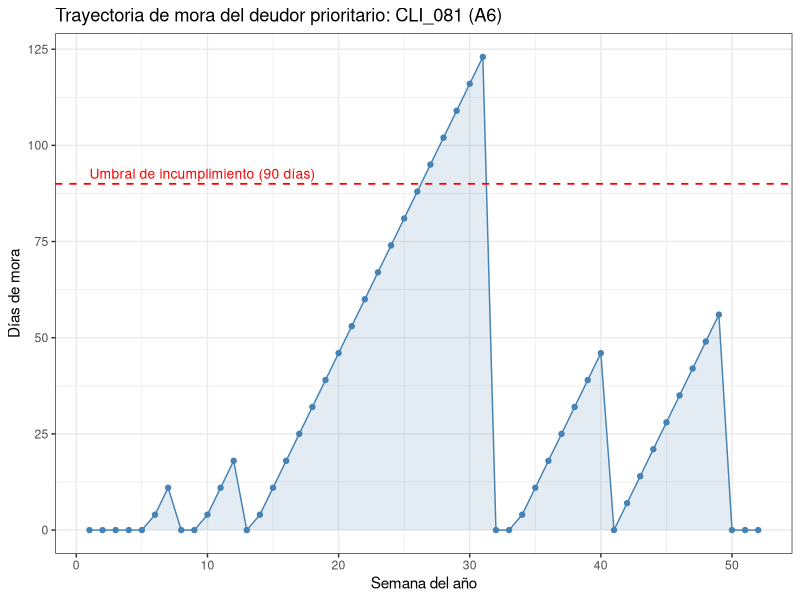
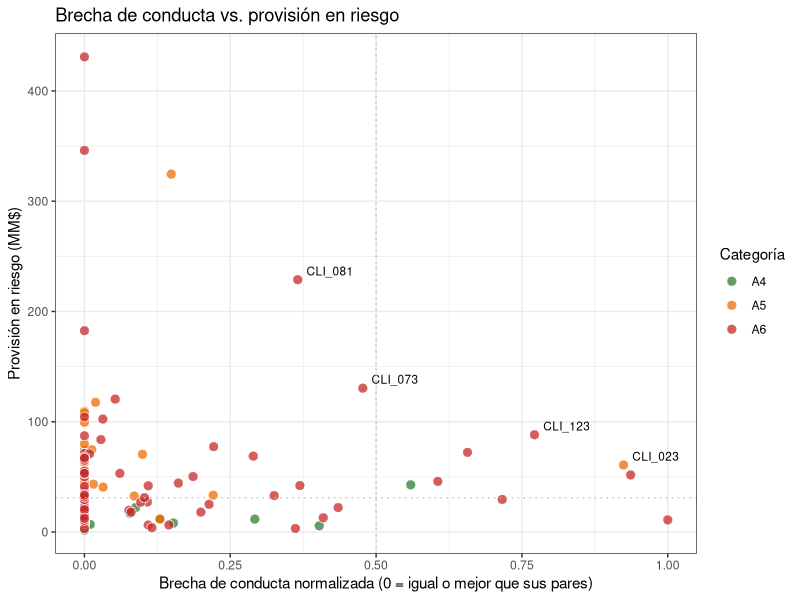
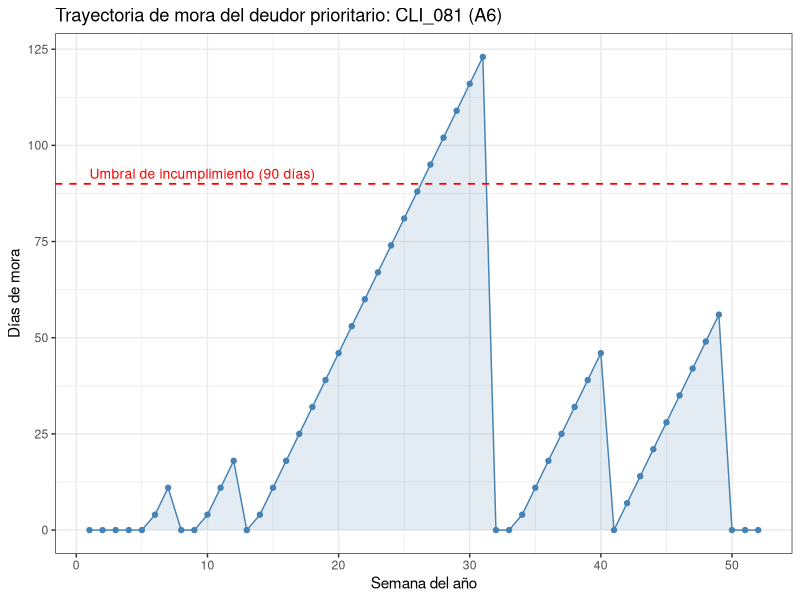
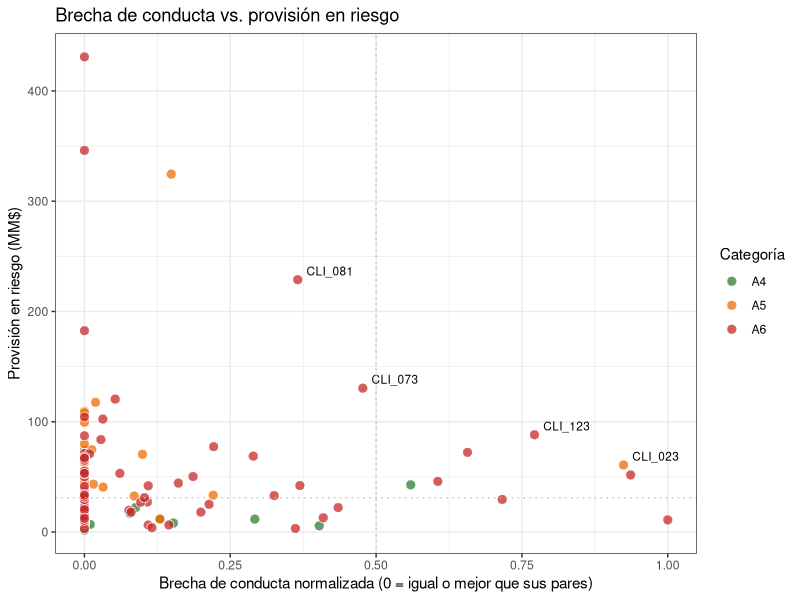

Reproduce these figures in R, in order. (Note: this script raises an error after producing the figures.)

# ===============================================================================
# UNIVERSIDAD DE CHILE - FACULTAD DE ECONOMÍA Y NEGOCIOS
# Diploma en Ciencia de Datos para las Finanzas
# Módulo: Finanzas en R - Profesor Sebastian Egaña

# PROYECTO FINAL
# Autor: Felipe Zúñiga
# Octubre 2026
# ===============================================================================

# MODELO DE FOCALIZACIÓN DE REVISIÓN PARA CARTERA COMERCIAL MAYORISTA A4-A6

# Construye una fila de espera priorizada de revisión para una cartera de 137
# deudores comerciales evaluados individualmente, a partir de su comportamiento
# de pago histórico y del impacto en provisiones de una eventual migración de
# categoría.

# -------------------------------------------------------------------------------
# 1. PROBLEMA QUE RESUELVE
# -------------------------------------------------------------------------------
# En banca mayorista el seguimiento de riesgo se realiza cliente por cliente. El
# analista dispone de tiempo limitado y de una cartera que excede su capacidad de
# revisión exhaustiva, por lo que debe decidir a quién mirar primero.

# La clasificación normativa ya incorpora el riesgo de cada deudor, pero dentro de
# un mismo tramo conviven comportamientos de pago muy distintos. Un deudor A4 que
# se comporta como un A6 constituye una inconsistencia entre conducta observada y
# categoría vigente, y es ese caso el que conviene revisar primero.

# El foco se restringe a A4-A6: en A1-A3 el riesgo no obedece principalmente a
# comportamiento de pago, mientras que en cartera subestándar (B) y en
# incumplimiento (C) el deudor ya está bajo seguimiento intensivo y la provisión
# ya recoge el deterioro. A4-A6 es la zona de frontera, donde cada escalón de
# migración tiene un costo material.

# EL MODELO NO RECLASIFICA. ORDENA.
# La decisión de reclasificar sigue siendo del analista.

# El insumo principal es un informe semanal de mora que hoy se recibe cada lunes
# con corte al viernes anterior, por semana y no acumulado. Al no almacenarse, la
# trayectoria se pierde. Este programa reconstruye esa serie histórica, que hoy no
# existe en el proceso.

# -------------------------------------------------------------------------------
# 2. DATOS SINTÉTICOS (declaración explícita)
# -------------------------------------------------------------------------------
# Por confidencialidad, la totalidad de los datos es ficticia y generada por
# simulación con semilla fija, lo que garantiza reproducibilidad. No se utiliza información
# real de clientes.

# Las probabilidades de pago semanal fueron calibradas por simulación de modo que
# la frecuencia de deudores que alcanzan 90 días de mora se aproxime a las
# probabilidades de incumplimiento normativas de cada categoría (A4: 2,00%;
# A5: 4,75%; A6: 10,00%). El comportamiento no fue inventado: se ajustó contra la
# norma.

# Verificación de la calibración: la configuración final del generador -que
# incorpora el desfase del vencimiento respecto del cierre de mes y la dispersión
# de probabilidades entre deudores de una misma categoría- produce PI observadas
# de 2,53%, 5,80% y 12,57% para A4, A5 y A6 respectivamente. El sesgo al alza es
# del orden del 25% en las tres categorías y responde a la convexidad de la
# relación entre probabilidad semanal de pago y probabilidad anual de alcanzar
# 90 días de mora. Al ser un sesgo de escala aproximadamente uniforme, preserva el
# ordenamiento relativo entre categorías, que es lo que el modelo utiliza.

# -------------------------------------------------------------------------------
# 3. LÓGICA DEL MODELO
# -------------------------------------------------------------------------------
#     Prioridad = brecha de conducta (0 a 1) x provisión en riesgo (MM$)

#   - Brecha de conducta: residuo de una regresión que explica el comportamiento
#     de pago observado a partir de la categoría vigente. Un residuo positivo
#     indica que el deudor se comporta peor que sus pares de igual clasificación.
#     Los residuos negativos se truncan en cero: comportarse mejor que lo esperado
#     no es motivo de revisión.

#   - Provisión en riesgo: diferencia entre la provisión constituida bajo la
#     categoría vigente y la que correspondería ante una migración de un escalón,
#     según la tabla de pérdida esperada del Capítulo B-1 del Compendio de Normas
#     Contables (PE = PI x PDI).

# Al multiplicar un factor entre 0 y 1 por un monto en pesos, el resultado se
# mantiene en pesos y se lee como: de la provisión que este deudor tiene en
# riesgo, qué parte está respaldada por una conducta anómala.

# ADVERTENCIA DE INTERPRETACIÓN: el índice de prioridad ordena, no cuantifica. No
# es una provisión esperada, porque la brecha no es una probabilidad de migración.
# Estimar esa probabilidad requeriría un modelo predictivo, expresamente fuera del
# alcance de este trabajo.

# -------------------------------------------------------------------------------
# 4. RESULTADOS DE APRENDIZAJE CUBIERTOS (5 de 6)
# -------------------------------------------------------------------------------
#   RA1  Contexto de R en el ecosistema ....... sección 5 de este encabezado
#   RA2  Objetos y tratamiento de datos ............ celdas 2 a 6
#   RA3  Operaciones matemáticas en finanzas ....... celda 7
#   RA4  Herramientas estadísticas ................. celda 8
#   RA5  Econometría básica ........................ celda 8

# -------------------------------------------------------------------------------
# 5. POR QUÉ R Y NO UNA PLANILLA (RA1)
# -------------------------------------------------------------------------------
#   - Simulación reproducible: 137 series de 52 semanas (7.124 observaciones)
#     generadas con semilla fija. En planilla exigiría igual número de celdas con
#     fórmulas volátiles, sin trazabilidad.
#   - Calibración iterativa: ajustar las probabilidades contra las PI normativas
#     requirió correr decenas de miles de simulaciones por cada valor candidato.
#     Inviable en planilla.
#   - Econometría integrada: lm() entrega coeficientes, significancia y
#     residuos sobre la misma base, sin exportar ni pegar entre herramientas.
#   - Parametrización: cambiar el tamaño de la cartera, el umbral de
#     incumplimiento o los pesos de cronicidad es modificar una línea y volver a
#     ejecutar.
#   - Auditabilidad: el proceso completo queda en un archivo de texto legible y
#     versionable. Las decisiones de modelamiento son explícitas, no están
#     escondidas dentro de celdas.

# R reúne en un mismo entorno la simulación, el manejo de datos, la econometría
# (nativa, sin librerías adicionales) y la salida a Excel, que es el formato en
# que el resultado se consume operativamente. Las dependencias quedan fijadas
# con renv, de modo que cualquier persona puede reproducir el resultado exacto.

# -------------------------------------------------------------------------------
# 6. PRINCIPALES RESULTADOS
# -------------------------------------------------------------------------------
#   - Cartera simulada: 137 deudores, 138.531 MM$ de exposición
#   - Provisión constituida: 9.722 MM$ | Provisión en riesgo: 6.489 MM$
#   - 8 deudores A4/A5 con EEFF desactualizados (5.040 MM$ de exposición):
#     incumplen el techo normativo A6 por control administrativo, sin necesidad
#     de análisis de riesgo
#   - Regresión conducta ~ categoría: R2 = 0,102 (p < 0,001). La relación es
#     significativa y va en el sentido esperado (peor categoría, peor conducta),
#     pero la categoría vigente explica apenas el 10,2% de la variación en
#     comportamiento de pago; el 89,8% restante ocurre DENTRO de las categorías.
#     Este resultado no es una debilidad del modelo: es su justificación. Si la
#     clasificación explicara la conducta, bastaría con revisar en orden de
#     categoría.
#   - Comparación contra el criterio actual: de los 5 deudores con mayor provisión
#     en riesgo (criterio de tamaño), 3 presentan brecha de conducta nula. Bajo el
#     criterio vigente serían de las primeras carpetas abiertas sin que exista
#     señal que lo justifique.

# -------------------------------------------------------------------------------
# 7. SUPUESTOS Y LIMITACIONES
# -------------------------------------------------------------------------------
#   Sobre la simulación
#   - Vencimiento mensual aproximado a 4 semanas: genera 13 ciclos al año en vez
#     de 12.
#   - Vencimiento situado en la primera quincena, desfasado del cierre de mes,
#     replicando el calendario habitual de la cartera.
#   - Pago total o nulo: no se modelan abonos parciales, que en la práctica
#     reducen la mora sin llevarla a cero.
#   - La dispersión introducida en las probabilidades de pago sesga al alza la
#     frecuencia de incumplimientos, por la no linealidad entre probabilidad
#     semanal de pago y probabilidad anual de alcanzar 90 días.
#   - No se consideran garantías: la exposición se toma íntegra como afecta a
#     provisiones (EAP), lo que sobreestima la provisión en riesgo de deudores
#     con cobertura real.

#   Sobre los datos
#   - La observación semanal solo captura la mora vigente cada viernes. Un deudor
#     que entra y regulariza entre dos cortes resulta invisible.
#   - Los estados de cierre mensual se derivan de la serie semanal y no se generan
#     de forma independiente, para evitar inconsistencias entre ambas fuentes.

#   Sobre el modelo
#   - Con 137 observaciones y solo tres categorías, la regresión tiene poca
#     variación en la variable explicativa. Es una restricción del universo, no
#     del método: la banca mayorista tiene pocos deudores por definición. La
#     extensión a las seis categorías de cartera normal (calibrando A1: 0,520;
#     A2: 0,500; A3: 0,455 contra sus respectivas PI) es directa y queda
#     propuesta como continuación.
#   - Los resultados dependen de la semilla: otra semilla produce otra cartera
#     simulada y, por lo tanto, otras cifras en la sección 6.
#   - La normalización de la brecha es relativa al máximo de la cartera vigente,
#     por lo que los puntajes no son comparables entre períodos distintos.
#   - Los umbrales de la columna de justificación son criterio experto, no
#     estimaciones.

# -------------------------------------------------------------------------------
# 8. SALIDAS
# -------------------------------------------------------------------------------
#   Archivos generados en el directorio de trabajo:
#       resultado_focalizacion.xlsx
#           Hoja "Fila de espera" : 137 deudores ordenados por índice de
#                                   prioridad, con columna de justificación
#           Hoja "Control EEFF"   : deudores A4/A5 con estados financieros
#                                   vencidos
#       grafico1_trayectoria.png  : trayectoria de mora del deudor prioritario
#       grafico2_dispersion.png   : brecha de conducta vs. provisión en riesgo

# ===============================================================================
# PRINCIPIOS DE DISEÑO APLICADOS
#   "Explícito es mejor que implícito"  -> todos los parámetros están declarados
#      con nombre en la celda 2; no hay constantes numéricas dentro de la lógica.
#   "Simple es mejor que complejo"      -> dos indicadores de comportamiento en
#      lugar de un score multivariado difícil de auditar.
#   "La legibilidad cuenta"             -> nombres de columnas autoexplicativos.
#   "Los casos especiales no son tan especiales como para quebrantar las reglas"
#      -> el control de EEFF opera como regla normativa separada, no como un
#      término más dentro del puntaje.
# ===============================================================================

# %%

#%% CELDA 1 - LIBRERÍAS
library(ggplot2)
library(writexl)

#%% CELDA 2 - PARÁMETROS
# =============================================================================
# Todos los supuestos del modelo viven acá. Para probar otro escenario basta
# modificar esta celda y volver a ejecutar el archivo completo.
# =============================================================================

# --- Reproducibilidad ---
set.seed(42)

# --- Salidas ---
# Ruta relativa a la raíz del proyecto (Proyecto Final R/), que es el
# directorio de trabajo en el que renv queda activo.
carpeta_salida <- "Entrega 02"

# --- Horizonte de simulación ---
semanas <- 52                    # un año de cortes semanales (viernes)
meses <- 12                      # un año de cierres mensuales
cada_cuantas_vence <- 4          # vencimiento mensual aproximado a 4 semanas
semana_del_vencimiento <- 2      # vence a mitad de mes, desfasado del cierre
dias_por_semana <- 7             # incremento del contador entre dos viernes
dias_incumplimiento <- 90        # umbral normativo de cartera en incumplimiento

# --- Comportamiento de pago por categoría ---
# Probabilidad de REGULARIZAR en una semana dada, estando ya en mora.
# No es la probabilidad de pagar en general: un A4 pasa la mayor parte del año
# en cero y solo cuando cae tarda en salir.
# Calibrada por simulación contra las PI del Capítulo B-1 (ver encabezado).
prob_por_categoria <- c(A4 = 0.355, A5 = 0.310, A6 = 0.262)
dispersion_prob <- 0.035         # dentro de una categoría no todos se comportan igual
prob_minima <- 0.05              # cotas de seguridad: una probabilidad
prob_maxima <- 0.95              # nunca puede salir de [0, 1]

# Calibración extendida, no usada en el modelo base (ver encabezado, sección 7):
# A1: 0.520 | A2: 0.500 | A3: 0.455

# --- Composición de la cartera ---
conteo_cartera <- c(A4 = 11, A5 = 46, A6 = 80)
mediana_exposicion <- 600        # millones de pesos
sigma_exposicion <- 0.9          # dispersión; genera la cola larga a la derecha
prop_eeff_vencidos <- 0.15       # 15% de la cartera con EEFF desactualizados
sectores <- c("Comercio", "Construcción", "Industria", "Agro",
            "Servicios", "Transporte")

# --- Ponderación de la cronicidad ---
gravedad <- c(O = 0, I = 1, V = 3)   # V pesa como tres impagos (criterio experto)
peso_mes_antiguo <- 0.5                # el mes más viejo pesa la mitad
peso_mes_reciente <- 1.5               # el más reciente, una vez y media

# --- Pérdida esperada = PI x PDI (Capítulo B-1, método estándar CMF) ---
pe_por_categoria <- c(
    A4 = 0.017500,   # 2,00%  x 87,5%
    A5 = 0.042750,   # 4,75%  x 90,0%
    A6 = 0.090000,   # 10,00% x 90,0%
    B1 = 0.138750   # 15,00% x 92,5%  (destino de migración de un A6)
)

# A qué categoría migra cada deudor si baja un escalón
migracion <- c(A4 = "A5", A5 = "A6", A6 = "B1")

# --- Umbrales de la columna de justificación (criterio experto) ---
umbral_severidad <- 30           # días de mora en el último corte
umbral_cronicidad <- 8           # puntaje ponderado de cierres mensuales
umbral_residuo <- 1              # desviación respecto de los pares

#%% CELDA 3 - PARTE 1.1: SERIE SEMANAL DE MORA
# =============================================================================
# Simula, para cada deudor, 52 cortes de viernes con días de mora.
#
# Mecánica del contador (diente de sierra):
#   - vale 0 mientras no exista cuota vencida impaga
#   - se activa al vencer una cuota que no se paga
#   - entre viernes consecutivos sube exactamente +7 si no hubo abono
#   - vuelve a 0 al pagar, y sigue en 0 hasta el próximo vencimiento
# El cero es el estado NORMAL, no el estado bueno.
# =============================================================================

# La cartera se arma repitiendo cada categoría según su conteo
categorias <- c()
for (categoria in names(conteo_cartera)) {
    categorias <- c(categorias, rep(categoria, conteo_cartera[[categoria]]))
}

todas_las_series <- list()            # nombre del deudor -> su serie de 52 semanas
categoria_por_cliente <- character()  # nombre del deudor -> su categoría vigente

for (i in seq_along(categorias)) {
    categoria <- categorias[i]
    nombre <- sprintf("CLI_%03d", i)   # CLI_001, CLI_002, ... CLI_137

    # Cada deudor recibe una probabilidad propia alrededor de la calibrada
    # para su categoría. Sin esta dispersión todos se comportarían igual y
    # el modelo no tendría anomalías que detectar.
    prob_pago <- rnorm(1, prob_por_categoria[[categoria]], sd = dispersion_prob)
    prob_pago <- min(max(prob_pago, prob_minima), prob_maxima)

    mora <- 0         # contador de días; parte al día
    serie <- c()      # acumula los 52 valores de este deudor

    for (semana in seq_len(semanas)) {

        # Moneda cargada: sale TRUE con probabilidad prob_pago
        pago <- rbinom(1, size = 1, prob = prob_pago) == 1

        if (mora > 0) {                         # CASO A: venía en mora
            if (pago) {
                mora <- 0                       # regularizó: el contador se reinicia
            } else {
                mora <- mora + dias_por_semana  # nadie abonó: pasaron 7 días
            }
        } else {                                # CASO B: venía al día
            # El módulo convierte el contador de semanas en un evento
            # periódico: es verdadero en las semanas 2, 6, 10, 14...
            vence <- (semana %% cada_cuantas_vence == semana_del_vencimiento)
            if (vence && !pago) {
                # Arranca entre 1 y 7 días según el día en que cayó el
                # vencimiento dentro de la semana (sample toma uno de 1:7)
                mora <- sample(1:dias_por_semana, 1)
            }
        }

        serie <- c(serie, mora)
    }   # fin loop semanas

    todas_las_series[[nombre]] <- serie
    categoria_por_cliente[[nombre]] <- categoria
}   # fin loop deudores
# Cada elemento de la lista se convierte en una columna: 52 filas x 137 columnas
base_mora <- as.data.frame(todas_las_series)

#%% CELDA 4 - PARTE 1.2: ESTADO DE CIERRE MENSUAL (O / I / V)
# =============================================================================
# Traduce la serie semanal a los 12 estados de cierre de mes.
#
# Se derivan de la serie semanal y no se generan aparte: en el sistema de
# origen ambos informes salen de la misma cartera, así que sortearlos por
# separado produciría contradicciones (un cierre "O" en un mes con 30 días
# de mora en la serie).
# =============================================================================

# Glosario de los estados, ordenados por gravedad creciente
estados_def <- c(O = "Operativo", I = "Impago", V = "Vencido")

estados <- list()

for (cada_cliente in names(base_mora)) {

    lista_estados <- c()

    for (mes in seq_len(meses)) {

        # El cierre de cada mes cae en la última semana del bloque
        semana_cierre <- mes * cada_cuantas_vence
        mora_cierre <- base_mora[semana_cierre, cada_cliente]

        # El orden de las preguntas importa: la más específica va primero.
        # Si se preguntara por "mayor que cero" antes que por el umbral de
        # incumplimiento, ningún caso llegaría a clasificarse como "V".
        if (mora_cierre == 0) {
            estado <- "O"
        } else if (mora_cierre >= dias_incumplimiento) {
            estado <- "V"
        } else {
            estado <- "I"
        } 
        lista_estados <- c(lista_estados, estado)
    }
    # Se guarda al terminar los 12 meses, no dentro del loop mensual
    estados[[cada_cliente]] <- lista_estados
}
base_estado <- as.data.frame(estados)

#%% CELDA 5 - PARTE 1.3: CARTERA BASE
# =============================================================================
# Atributos de cada deudor. A diferencia de las dos tablas anteriores, esta
# no tiene dimensión temporal: es una foto.
# =============================================================================

n_clientes <- length(categorias)

base_clientes <- data.frame(
    Categoria = categorias,

    # Sorteo simple entre los sectores definidos
    Sector = sample(sectores, n_clientes, replace = TRUE),

    # Lognormal y no normal: reproduce la concentración típica de una cartera
    # mayorista, donde unos pocos deudores acumulan buena parte de la
    # exposición. Es esa asimetría la que hace que ponderar por provisión en
    # riesgo cambie efectivamente el orden de la fila de espera.
    Exposicion = round(rlnorm(n_clientes, meanlog = log(mediana_exposicion),

                              sdlog = sigma_exposicion), 0),
    # Comparar un aleatorio contra un umbral produce el porcentaje buscado
    EEFF_vigentes = runif(n_clientes) > prop_eeff_vencidos,
    row.names = names(base_mora)
)

#%% CELDA 6 - PARTE 2: INDICADORES DE COMPORTAMIENTO
# =============================================================================
# Dos indicadores, no diez. Con 137 deudores un score de muchas variables es
# imposible de auditar y nadie confía en él. La correlación entre ambos es
# baja (0,23), de modo que no son redundantes: miden cosas distintas.
# =============================================================================

# --- Severidad: qué tan profunda es la mora HOY ---
severidad <- unlist(base_mora[semanas, ])      # fila 52 = último corte disponible

# --- Cronicidad: qué tan repetitivo es el problema ---
# Las letras no se pueden sumar, así que primero se traducen a números:
# cada estado O / I / V se reemplaza por su peso en el vector gravedad.
base_num <- sapply(base_estado, function(columna) unname(gravedad[columna]))

# Tres tropiezos recientes no son lo mismo que tres de hace un año.
# Los pesos se reparten parejo entre 0,5 y 1,5; el promedio es 1,
# así que la ponderación no distorsiona la escala.
pesos <- seq(peso_mes_antiguo, peso_mes_reciente, length.out = meses)

# Cada FILA (mes) se multiplica por su peso; colSums() suma hacia abajo
# y deja un número por deudor.
cronicidad <- colSums(pesos * base_num)

indicadores <- data.frame(
    Severidad = severidad,
    Cronicidad = cronicidad
)


#%% CELDA 7 - PARTE 3: PROVISIONES (CAPÍTULO B-1)
# =============================================================================
# Cuantifica el costo en pesos de una eventual migración de un escalón.
# =============================================================================

# Indexar un vector con nombres traduce cada categoría a su pérdida esperada
base_clientes$PE_actual <- unname(pe_por_categoria[base_clientes$Categoria])
base_clientes$Provision_actual <- base_clientes$Exposicion * base_clientes$PE_actual

# Dos traducciones encadenadas: primero a qué categoría migra, y recién con
# esa categoría en mano se busca su pérdida esperada.
base_clientes$Categoria_migrada <- unname(migracion[base_clientes$Categoria])
base_clientes$PE_migrada <- unname(pe_por_categoria[base_clientes$Categoria_migrada])
base_clientes$Provision_migrada <-  base_clientes$Exposicion * base_clientes$PE_migrada

# Provisión en riesgo: cuántos millones adicionales habría que constituir
base_clientes$Provision_riesgo <- base_clientes$Provision_migrada -
                                  base_clientes$Provision_actual

#%% CELDA 8 - PARTE 4: ESTADÍSTICA Y REGRESIÓN
# =============================================================================
# La regresión explica la CONDUCTA a partir de la CATEGORÍA, y no al revés.
# Así el valor ajustado es "cuánta mora se espera de un deudor de esta
# clasificación", y el residuo mide cuánto se aparta de sus propios pares.
# La comparación contra pares de igual categoría queda incorporada en la
# regresión misma.
#
# El modelo es descriptivo, no predictivo: caracteriza la relación existente
# en la cartera observada, no anticipa eventos futuros.
# =============================================================================

# Ambas tablas usan los códigos de deudor como nombres de fila y en el mismo
# orden; se verifica antes de pegarlas columna a columna.
stopifnot(identical(rownames(base_clientes), rownames(indicadores)))
datos <- cbind(base_clientes, indicadores)
datos$Categoria_num <- unname(c(A4 = 4, A5 = 5, A6 = 6)[datos$Categoria])

# --- 4.1 Estadística descriptiva ---
vars <- c("Severidad", "Cronicidad", "Exposicion", "Provision_riesgo")
describir <- function(x) c(n = length(x), media = mean(x), desv = sd(x), quantile(x))
print(round(sapply(datos[vars], describir), 2))
print(aggregate(cbind(Severidad, Cronicidad) ~ Categoria, data = datos,
                FUN = function(x) round(describir(x), 2)))

# --- 4.2 Matriz de correlaciones ---
# Verifica si los indicadores aportan información independiente.
# Exposición vs. Provisión en riesgo da 0,99: priorizar por provisión en
# riesgo es casi priorizar por tamaño. Cronicidad vs. Exposición da 0,09:
# la conducta casi no tiene relación con el tamaño, y por eso multiplicarlas
# genera información en vez de reforzar un mismo eje.
print(round(cor(datos[vars]), 3))

# --- Índice de conducta ---
# Severidad llega a 102 y cronicidad a 17,7. Sin estandarizar, la primera
# aplastaría a la segunda solo por tener otra escala.
# scale() devuelve una matriz; as.numeric() la deja como vector.
datos$Conducta <- as.numeric(scale(datos$Severidad)) + as.numeric(scale(datos$Cronicidad))

# --- 4.3 Regresión por mínimos cuadrados ordinarios ---
modelo <- lm(Conducta ~ Categoria_num, data = datos)
print(summary(modelo))

# --- 4.4 Residuos ---
# Valor ajustado = conducta esperable para esa categoría.
# Residuo = cuánto se aparta el deudor de lo esperable para sus pares.
datos$Conducta_esperada <- fitted(modelo)
datos$Residuo <- resid(modelo)

#%% CELDA 9 - PARTE 5: ÍNDICE DE PRIORIDAD Y FILA DE ESPERA
# =============================================================================
# Prioridad = brecha de conducta (0 a 1) x provisión en riesgo (MM$)
# =============================================================================

# Un residuo negativo significa que el deudor se comporta MEJOR que sus pares.
# Eso no es riesgo, así que la brecha solo cuenta hacia arriba.
datos$Brecha <- pmax(datos$Residuo, 0)

# Al normalizar a escala 0-1 antes de multiplicar, el resultado se mantiene
# en millones de pesos y se lee como: de la provisión que este deudor tiene
# en riesgo, qué parte está respaldada por una conducta anómala.
datos$Brecha_Norm <- datos$Brecha / max(datos$Brecha)
datos$Prioridad <- datos$Brecha_Norm * datos$Provision_riesgo

# Devuelve el texto que explica por qué un deudor está donde está en la fila.
# Sin esta columna el modelo es una caja negra y ningún analista le hace
# caso. Los umbrales son criterio experto, no estimaciones.
#   fila:    una fila de datos (data.frame de una fila)
#   retorna: motivos separados por " / ", o "sin alertas" si no gatilla ninguno
justificar <- function(fila) {
    motivos <- character()
    if (fila$Severidad >= umbral_severidad) {
        motivos <- c(motivos, "mora actual alta")
    }
    if (fila$Cronicidad >= umbral_cronicidad) {
        motivos <- c(motivos, "mora recurrente")
    }
    if (fila$Residuo >= umbral_residuo) {
        motivos <- c(motivos, "conducta peor que sus pares")
    }
    if (!fila$EEFF_vigentes) {
        motivos <- c(motivos, "EEFF desactualizados")
    }
    if (length(motivos) == 0) {
        return("sin alertas")
    }
    paste(motivos, collapse = " / ")
}

# sapply() recorre los números de fila y le pasa a la función cada fila completa
datos$Justificacion <- sapply(seq_len(nrow(datos)),
                              function(i) justificar(datos[i, ]))

# Columnas que van al Excel: se define una sola vez y se reutiliza
columnas_salida <- c(
    "Categoria", "Sector", "Exposicion", "EEFF_vigentes",
    "Severidad", "Cronicidad", "Residuo",
    "Provision_actual", "Provision_riesgo", "Prioridad", "Justificacion"
)

# --- Control normativo de EEFF ---
# No es un indicador que suma puntaje: es una regla. Un deudor A4 o A5 con
# estados financieros desactualizados no puede clasificarse mejor que A6, y
# eso se verifica sin necesidad de análisis de riesgo.
control_eeff <- datos[datos$Categoria %in% c("A4", "A5") & !datos$EEFF_vigentes,
                      columnas_salida]

# --- Fila de espera ---
fila_espera <- datos[order(datos$Prioridad, decreasing = TRUE), columnas_salida]

#%% CELDA 10 - VISUALIZACIONES
# ---------- Gráfico 1: trayectoria del deudor prioritario ----------
# which.max() devuelve la POSICIÓN del valor más alto, no el valor;
# con esa posición se obtiene el nombre de fila: entrega quién, no cuánto.
cliente_top <- rownames(datos)[which.max(datos$Prioridad)]

# ggplot trabaja sobre un data.frame: se arma uno con la serie del deudor
trayectoria <- data.frame(
    Semana = seq_len(semanas),
    Mora = base_mora[[cliente_top]]
)

# El gráfico se construye por capas que se suman con +
# La línea del umbral hace visible el límite normativo: se ve de inmediato
# qué tan cerca está el deudor de cruzar a cartera en incumplimiento.
grafico1 <- ggplot(trayectoria, aes(x = Semana, y = Mora)) +
    geom_area(fill = "steelblue", alpha = 0.15) +
    geom_line(color = "steelblue") +
    geom_point(color = "steelblue", size = 1.5) +
    geom_hline(yintercept = dias_incumplimiento, color = "red",
               linetype = "dashed", linewidth = 0.6) +
    annotate("text", x = 1, y = dias_incumplimiento,
             label = paste0("Umbral de incumplimiento (",
                            dias_incumplimiento, " días)"),
             color = "red", hjust = 0, vjust = -0.5, size = 3.5) +
    labs(title = paste0("Trayectoria de mora del deudor prioritario: ",
                        cliente_top, " (", datos[cliente_top, "Categoria"], ")"),
         x = "Semana del año", y = "Días de mora") +
    theme_bw()

print(grafico1)
ggsave(file.path(carpeta_salida, "grafico1_trayectoria.png"), grafico1, width = 11, height = 4.5, dpi = 150)

# ---------- Gráfico 2: brecha de conducta vs. provisión en riesgo ----------
# Las dos líneas punteadas parten el plano en cuatro cuadrantes:
#   arriba a la derecha -> mucha plata y conducta anómala: revisar primero
#   arriba a la izquierda -> mucha plata sin señal: los que el criterio de
#                            tamaño pondría primero y este modelo descarta
colores <- c(A4 = "#2E7D32", A5 = "#EF6C00", A6 = "#C62828")

# Se etiquetan los cuatro primeros de la fila de espera
top4 <- datos[rownames(fila_espera)[1:4], ]

# Al mapear fill a Categoria, ggplot colorea por grupo y arma la leyenda solo.
# shape = 21 es un círculo con relleno y borde, lo que permite el borde blanco.
grafico2 <- ggplot(datos, aes(x = Brecha_Norm, y = Provision_riesgo,
                              fill = Categoria)) +
    geom_point(shape = 21, color = "white", size = 3, alpha = 0.75) +
    geom_text(data = top4, aes(label = rownames(top4)),
              hjust = 0, nudge_x = 0.015, nudge_y = 8, size = 3) +
    geom_vline(xintercept = 0.5, color = "gray", linetype = "dotted") +
    geom_hline(yintercept = median(datos$Provision_riesgo), color = "gray",
               linetype = "dotted") +
    scale_fill_manual(values = colores) +
    labs(title = "Brecha de conducta vs. provisión en riesgo",
         x = "Brecha de conducta normalizada (0 = igual o mejor que sus pares)",
         y = "Provisión en riesgo (MM$)", fill = "Categoría") +
    theme_bw()

print(grafico2)
ggsave(file.path(carpeta_salida, "grafico2_dispersion.png"), grafico2, width = 9, height = 6, dpi = 150)

#%% CELDA 11 - EXPORTACIÓN

# write_xlsx() no guarda los nombres de fila, así que el código de deudor
# se agrega como primera columna para que no se pierda en el Excel.
# Cada elemento de la lista se escribe como una hoja; el nombre del
# elemento es el nombre de la hoja.
hojas <- list(
    "Fila de espera" = cbind(Deudor = rownames(fila_espera), fila_espera),
    "Control EEFF"   = cbind(Deudor = rownames(control_eeff), control_eeff)
)
write_xlsx(hojas, file.path(carpeta_salida, "resultado_focalizacion.xlsx"))

cat("\nArchivos generados:\n")
cat("  resultado_focalizacion.xlsx\n")
cat("  grafico1_trayectoria.png\n")
cat("  grafico2_dispersion.png\n")
